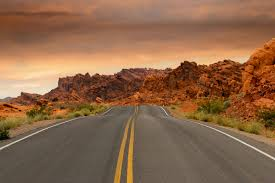
#> input picture July 2/road1.jpg, 275 x 183 px
$ python sift_image_matching.py
#> lines starting #> are read from the running program, lines starting #| are printed output that depends on the picture; long printed decimals are rounded

import cv2
import numpy as np

def sift_feature_matching(img1_path, img2_path):
    # Load the images
#> called with img1_path = 'road1.jpg', img2_path = 'road2.jpg'
    img1 = cv2.imread(img1_path, cv2.IMREAD_GRAYSCALE)
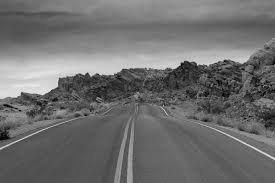
#> img1: shape (183, 275); min 0, max 238, mean 110.3
    img2 = cv2.imread(img2_path, cv2.IMREAD_GRAYSCALE)
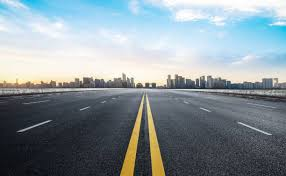
#> input picture July 2/road2.jpg, 286 x 176 px
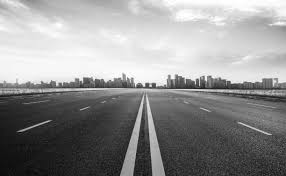
#> img2: shape (176, 286); min 0, max 255, mean 144.7

    # Initialize the SIFT detector
    sift = cv2.SIFT_create()

    # Detect SIFT features and compute descriptors for both images
    kp1, des1 = sift.detectAndCompute(img1, None)
#> kp1 = 229 keypoints; strongest (x, y, size): (37, 74, 30.6), (60, 80, 2.8), (25, 98, 8), (174, 65, 6.3)
    kp2, des2 = sift.detectAndCompute(img2, None)
#> kp2 = 135 keypoints; strongest (x, y, size): (154, 85, 3.3), (147, 85, 3.1), (222, 91, 2.2), (230, 91, 2.3)

    # Initialize the Brute Force matcher
    bf = cv2.BFMatcher(cv2.NORM_L2, crossCheck=True)

    # Match descriptors
    matches = bf.match(des1, des2)
#> matches = 38 matches

    # Sort matches by distance (the lower the distance, the better the match)
    matches = sorted(matches, key=lambda x: x.distance)

    # Draw top matches
    #img_matches = cv2.drawMatches(img1, kp1, img2, kp2, matches[:10], None, flags=cv2.DrawMatchesFlags_NOT_DRAW_SINGLE_POINTS)

    # Calculate similarity score based on the number of good matches
    good_matches = [m for m in matches if m.distance < 300]
#> good_matches = 20 matches
    similarity_score = len(good_matches) / len(matches)
#> similarity_score = 0.526


    return similarity_score


img1_path = 'road1.jpg'
img2_path = 'road2.jpg'
similarity_score = sift_feature_matching(img1_path, img2_path)
#> similarity_score = 0.526

print(f"Similarity score: {similarity_score}")
#| Similarity score: 0.5263
